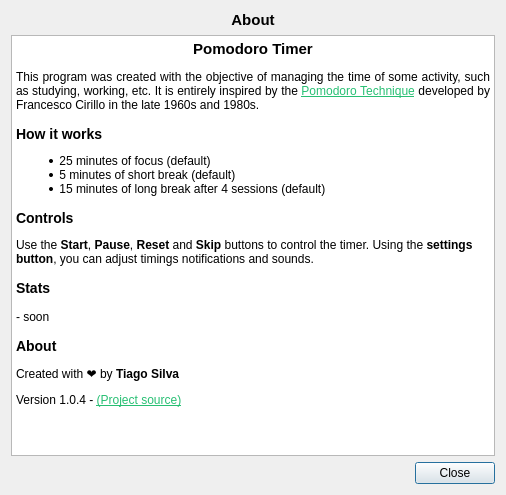
<?xml version="1.0" encoding="UTF-8"?>
<ui version="4.0">
 <class>HelpWindow</class>
 <widget class="QDialog" name="HelpWindow">
  <property name="geometry">
   <rect>
    <x>0</x>
    <y>0</y>
    <width>506</width>
    <height>495</height>
   </rect>
  </property>
  <property name="windowTitle">
   <string>Help</string>
  </property>
  <layout class="QVBoxLayout" name="verticalLayout">
   <item>
    <widget class="QLabel" name="labelTitle">
     <property name="font">
      <font>
       <pointsize>11</pointsize>
       <bold>true</bold>
      </font>
     </property>
     <property name="text">
      <string>About</string>
     </property>
     <property name="alignment">
      <set>Qt::AlignmentFlag::AlignCenter</set>
     </property>
    </widget>
   </item>
   <item>
    <widget class="QTextBrowser" name="textBrowserHelp">
     <property name="html">
      <string notr="true">&lt;!DOCTYPE HTML PUBLIC &quot;-//W3C//DTD HTML 4.0//EN&quot; &quot;http://www.w3.org/TR/REC-html40/strict.dtd&quot;&gt;
&lt;html&gt;&lt;head&gt;&lt;meta name=&quot;qrichtext&quot; content=&quot;1&quot; /&gt;&lt;meta charset=&quot;utf-8&quot; /&gt;&lt;style type=&quot;text/css&quot;&gt;
p, li { white-space: pre-wrap; }
hr { height: 1px; border-width: 0; }
li.unchecked::marker { content: &quot;\2610&quot;; }
li.checked::marker { content: &quot;\2612&quot;; }
&lt;/style&gt;&lt;/head&gt;&lt;body style=&quot; font-family:'Segoe UI'; font-size:9pt; font-weight:400; font-style:normal;&quot;&gt;
&lt;p align=&quot;center&quot; style=&quot; margin-top:14px; margin-bottom:12px; margin-left:0px; margin-right:0px; -qt-block-indent:0; text-indent:0px;&quot;&gt;&lt;span style=&quot; font-size:11pt; font-weight:700;&quot;&gt;Pomodoro Timer&lt;/span&gt;&lt;/p&gt;
&lt;p align=&quot;justify&quot; style=&quot; margin-top:12px; margin-bottom:0px; margin-left:0px; margin-right:0px; -qt-block-indent:0; text-indent:0px;&quot;&gt;This program was created with the objective of managing the time of some activity, such as studying, working, etc. It is entirely inspired by the &lt;a href=&quot;https://www.pomodorotechnique.com/&quot;&gt;&lt;span style=&quot; text-decoration: underline; color:#27bf73;&quot;&gt;Pomodoro Technique&lt;/span&gt;&lt;/a&gt; developed by Francesco Cirillo in the late 1960s and 1980s.&lt;/p&gt;
&lt;h3 style=&quot; margin-top:14px; margin-bottom:12px; margin-left:0px; margin-right:0px; -qt-block-indent:0; text-indent:0px;&quot;&gt;&lt;span style=&quot; font-size:large; font-weight:700;&quot;&gt;How it works&lt;/span&gt;&lt;/h3&gt;
&lt;ul style=&quot;margin-top: 0px; margin-bottom: 0px; margin-left: 0px; margin-right: 0px; -qt-list-indent: 1;&quot;&gt;
&lt;li style=&quot; margin-top:12px; margin-bottom:0px; margin-left:0px; margin-right:0px; -qt-block-indent:0; text-indent:0px;&quot;&gt; 25 minutes of focus (default)&lt;/li&gt;
&lt;li style=&quot; margin-top:0px; margin-bottom:0px; margin-left:0px; margin-right:0px; -qt-block-indent:0; text-indent:0px;&quot;&gt; 5 minutes of short break (default)&lt;/li&gt;
&lt;li style=&quot; margin-top:0px; margin-bottom:12px; margin-left:0px; margin-right:0px; -qt-block-indent:0; text-indent:0px;&quot;&gt; 15 minutes of long break after 4 sessions (default)&lt;/li&gt;&lt;/ul&gt;
&lt;h3 style=&quot; margin-top:14px; margin-bottom:12px; margin-left:0px; margin-right:0px; -qt-block-indent:0; text-indent:0px;&quot;&gt;&lt;span style=&quot; font-size:large; font-weight:700;&quot;&gt;Controls&lt;/span&gt;&lt;/h3&gt;
&lt;p style=&quot; margin-top:12px; margin-bottom:12px; margin-left:0px; margin-right:0px; -qt-block-indent:0; text-indent:0px;&quot;&gt;Use the &lt;span style=&quot; font-weight:700;&quot;&gt;Start&lt;/span&gt;, &lt;span style=&quot; font-weight:700;&quot;&gt;Pause&lt;/span&gt;, &lt;span style=&quot; font-weight:700;&quot;&gt;Reset&lt;/span&gt; and &lt;span style=&quot; font-weight:700;&quot;&gt;Skip&lt;/span&gt; buttons to control the timer. Using the &lt;span style=&quot; font-weight:700;&quot;&gt;settings button&lt;/span&gt;, you can adjust timings notifications and sounds.&lt;/p&gt;
&lt;h3 style=&quot; margin-top:14px; margin-bottom:12px; margin-left:0px; margin-right:0px; -qt-block-indent:0; text-indent:0px;&quot;&gt;&lt;span style=&quot; font-size:large; font-weight:700;&quot;&gt;Stats &lt;/span&gt;&lt;/h3&gt;
&lt;p style=&quot; margin-top:14px; margin-bottom:12px; margin-left:0px; margin-right:0px; -qt-block-indent:0; text-indent:0px;&quot;&gt;- soon&lt;/p&gt;
&lt;p style=&quot; margin-top:14px; margin-bottom:12px; margin-left:0px; margin-right:0px; -qt-block-indent:0; text-indent:0px;&quot;&gt;&lt;span style=&quot; font-size:large; font-weight:700;&quot;&gt;About &lt;/span&gt;&lt;/p&gt;
&lt;p style=&quot; margin-top:12px; margin-bottom:12px; margin-left:0px; margin-right:0px; -qt-block-indent:0; text-indent:0px;&quot;&gt;Created with ❤️ by &lt;span style=&quot; font-weight:700;&quot;&gt;Tiago Silva&lt;/span&gt;&lt;/p&gt;
&lt;p style=&quot; margin-top:12px; margin-bottom:12px; margin-left:0px; margin-right:0px; -qt-block-indent:0; text-indent:0px;&quot;&gt;Version 1.0.4 - &lt;a href=&quot;https://github.com/TiagoSBO/qt-pomodoro-timer&quot;&gt;&lt;span style=&quot; text-decoration: underline; color:#27bf73;&quot;&gt;(Project source)&lt;/span&gt;&lt;/a&gt;&lt;/p&gt;
&lt;p style=&quot;-qt-paragraph-type:empty; margin-top:0px; margin-bottom:0px; margin-left:0px; margin-right:0px; -qt-block-indent:0; text-indent:0px;&quot;&gt;&lt;br /&gt;&lt;/p&gt;&lt;/body&gt;&lt;/html&gt;</string>
     </property>
     <property name="openExternalLinks">
      <bool>true</bool>
     </property>
    </widget>
   </item>
   <item>
    <widget class="QDialogButtonBox" name="buttonBox">
     <property name="standardButtons">
      <set>QDialogButtonBox::StandardButton::Close</set>
     </property>
    </widget>
   </item>
  </layout>
 </widget>
 <resources/>
 <connections/>
</ui>
